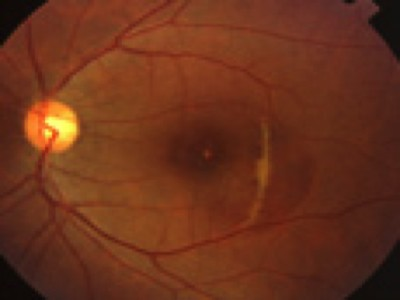
%> input picture soil_detection_GUI/test_data/1.jpg, 400 x 300 px
$ octave --eval "result = kmean(rgb2gray(imread('test_data/1.jpg')));"   (GNU Octave 9; MATLAB toolbox functions it lacks are replaced by stand-ins)
%> lines starting %> are read from the running program, lines starting %| are printed output that depends on the picture; in (x1, y1, x2, y2) boxes, pixels count from 0 and x2, y2 are one past the last pixel; in counts of white or black regions, pixels touching at a corner belong together; the program's own positions count from 1
% Convolutional Neural Network Segmentation %

function outd=kmean(im)
%a3=im(:,:,2);
%figure,imshow(im);
%title('grayscale image');
a=im2double(im);
[m n]=size(a);
%> m = 300; n = 400
k=4;
cc1=0.49;
cc2=0.30;
cc3=0.7;
cc4=0.97;
A=cat(3,a,a,a,a);
iteration=0;
while(iteration<5)
    c1=repmat(cc1,m,n);
    c2=repmat(cc2,m,n);
    c3=repmat(cc3,m,n);
    c4=repmat(cc4,m,n);
    c=cat(3,c1,c2,c3,c4);
    distance=(A-c).^2;
    d1=distance(:,:,1);
    d2=distance(:,:,2);
    d3=distance(:,:,3);
    d4=distance(:,:,4);
    M=cat(3,d1,d2,d3,d4);
    y=zeros(m,n);
    y=im2double(y);
    for i=1:m
        for j= 1:n
            if min(M(i,j,:))==d1(i,j)
                y(i,j)=1;
            else if min(M(i,j,:))==d2(i,j)
                y(i,j)=2;
            else if min(M(i,j,:))==d3(i,j)
                y(i,j)=3;
            else if min(M(i,j,:))==d4(i,j)
                y(i,j)=4;
                end
                end
                end
            end
        end
    end
    out1=zeros(m,n);
    out2=zeros(m,n);
    out3=zeros(m,n);
    out4=zeros(m,n);
    for i=1:m
        for j= 1:n
            if y(i,j)==1
                out1(i,j)=a(i,j);
            else if y(i,j)==2
                out2(i,j)=a(i,j);
            else if y(i,j)==3
                 out3(i,j)=a(i,j);
            else if y(i,j)==4
                out4(i,j)=a(i,j);
                end
                end
                end
            end
        end
 end
 % Mean value for Iteration 1
 count1=0;
 sum1=0;
 for i=1:m
     for j= 1:n
         if out1(i,j)~=0
             count1=count1+1;
             sum1=sum1+out1(i,j);
         end
     end
 end
 cc1=sum1/count1;
  % Mean value for Iteration 2
 count2=0;
 sum2=0;
 for i=1:m
     for j= 1:n
         if out2(i,j)~=0
             count2=count2+1;
             sum2=sum2+out2(i,j);

            end
     end
 end
 cc2=sum2/count2;
  % Mean value for Iteration 3
 count3=0;
 sum3=0;
 for i=1:m
     for j= 1:n
         if out3(i,j)~=0
             count3=count3+1;
             sum3=sum3+out3(i,j);
         end
     end
 end
 cc3=sum3/count3;
  % Mean value for Iteration 4
 count4=0;
 sum4=0;
 for i=1:m
     for j= 1:n
         if out4(i,j)~=0
            count4=count4+1;
            sum4=sum4+out4(i,j);
         end
     end
 end
 cc4=sum4/count4;
 iteration=iteration+1;
end
%> this loop made 5 passes
%> (cc1, cc2, cc3, cc4) on passes 1 to 5: (0.49, 0.245, 0.685, 0.899), (0.422, 0.243, 0.667, 0.881), (0.36, 0.236, 0.635, 0.873), (0.329, 0.219, 0.606, 0.859), (0.313, 0.207, 0.587, 0.846)
%> pass 1, in kmean, `distance=(A-c).^2;`:
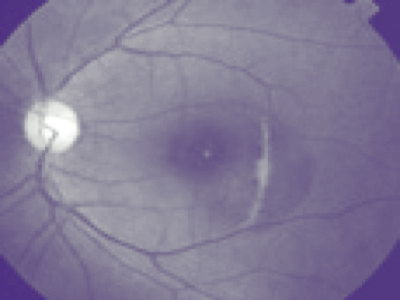
%> distance: size 300x400x4 double; mean R, G, B, A 0.0639, 0.00974, 0.208, 0.522; transparent parts drawn white
%> pass 1, in kmean, `d3=distance(:,:,3);`:
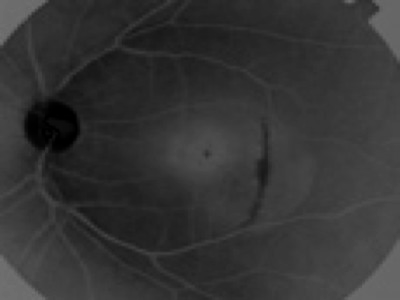
%> d3: size 300x400 double; min 3.84e-06, max 0.452, mean 0.208
%> after the loop:
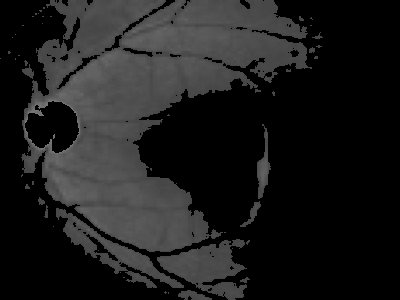
%> out1: size 300x400 double; min 0, max 0.467, mean 0.113
%> after the loop:
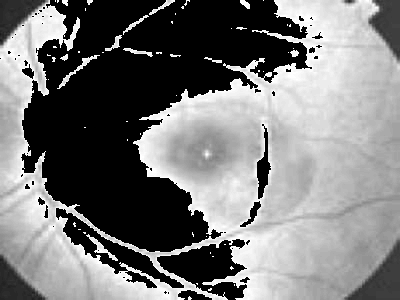
%> out2: size 300x400 double; min 0, max 0.271, mean 0.128; drawn with min black and max white
%> after the loop:
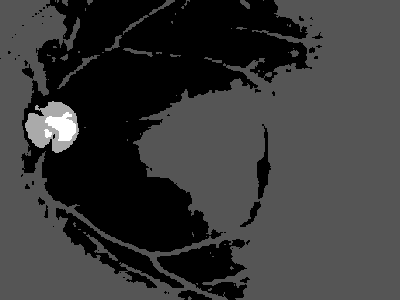
%> y: size 300x400 double; min 1, max 4, mean 1.66; drawn with min black and max white
%> after the loop, iteration = 5

%%%OPTIC DISK EXTRACTION%%%
for i = 1:m
    for j=1:n
        if out3(i,j)>0
            out5(i,j)=1;
        else
            out5(i,j)=0;
        end
    end
end
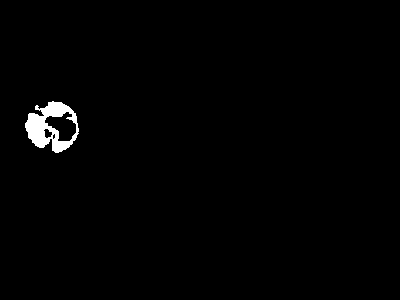
%> out5: size 300x400 double; values 0 (black) and 1 (white), 1.1% white; 1 white region, box (x1, y1, x2, y2) and area: (25, 101, 79, 153) 1373


for i = 1:m
    for j=1:n
        if out4(i,j)>0.2
            outb(i,j)=1;
        else
            outb(i,j)=0;
        end
    end
end
%> outb: size 300x400 double; values 0 (black) and 1 (white), 0.47% white; 2 white regions, box (x1, y1, x2, y2) and area: (45, 112, 76, 141) 517, (44, 129, 52, 138) 47

p1=imfill(outb,'holes');

se = strel('disk',2);
outd=imdilate(out5,se);
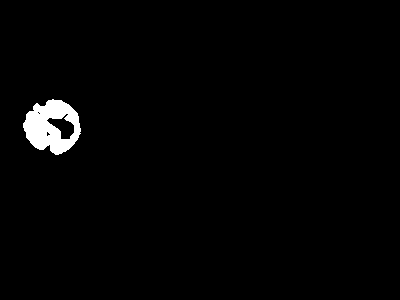
%> outd: size 300x400 double; values 0 (black) and 1 (white), 1.7% white; 1 white region, box (x1, y1, x2, y2) and area: (23, 99, 81, 155) 1997
outd=bwareaopen(outd,500);
figure,imshow(outd)
title('segmentation');
pause(2);
end

$ run again, on soil_detection_GUI/test_data/32.jpg
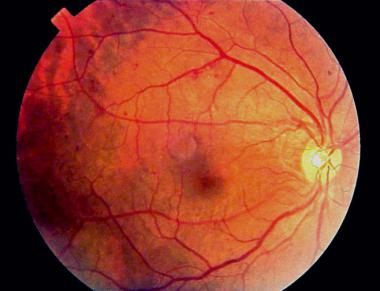
%> input picture soil_detection_GUI/test_data/32.jpg, 380 x 291 px
%> the loop in kmean, `while(iteration<5)` made 5 passes
%> (cc1, cc2, cc3, cc4) on passes 1 to 5: (0.492, 0.158, 0.661, 0.848), (0.456, 0.115, 0.636, 0.798), (0.427, 0.0849, 0.615, 0.772), (0.404, 0.0668, 0.591, 0.746), (0.382, 0.0559, 0.565, 0.72)
%> after the loop in kmean, `while(iteration<5)`:
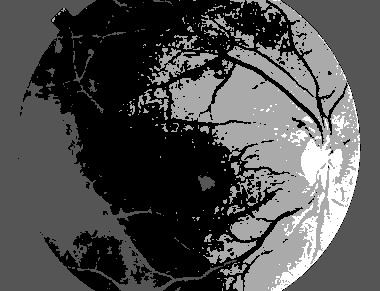
%> y: size 291x380 double; min 1, max 4, mean 1.92; drawn with min black and max white
%> after the loop in kmean, `while(iteration<5)`: iteration = 5
%> p1: size 291x380 double; values 0 (black) and 1 (white), 4.3% white; 98 white regions (90 under 20 px), largest, box (x1, y1, x2, y2) and area: (271, 135, 360, 291) 3850, (332, 115, 350, 136) 143, (285, 203, 313, 236) 135
%> in kmean, `outd=bwareaopen(outd,500);`:
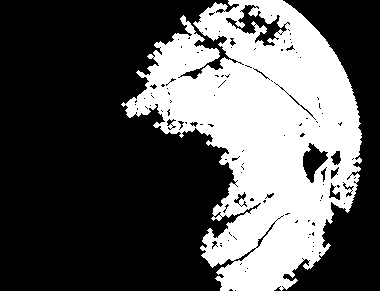
%> outd: size 291x380 logical; 34.5% white; 1 white region, box (x1, y1, x2, y2) and area: (121, 0, 362, 291) 38164
